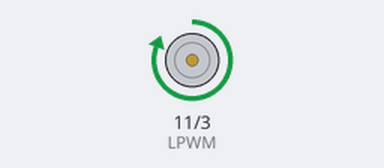
Bench run of a sketch on a simulated Arduino Uno, built with avr-gcc and run on an emulated ATmega328P. On the bench: motor-driver pin pairs drawn as motors (green arrow = first pin HIGH = forward, orange = second pin HIGH = backward, longer = more drive, scaled by the enable pin).

Above: at 5.6 s.
Timing chart, 0 to 8.0 s (numbered marks = the images above):
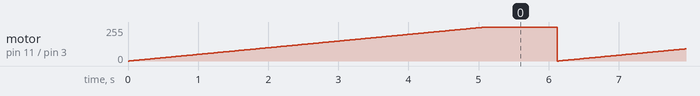

Measured:
- by itself, motor on pin 11 (LPWM) / pin 3 (RPWM): ramps from stopped to forward 255/255 and jumps back, once every 6.1 s

The sketch:

BTS7960B_Test2.ino
```cpp
  #define RPWM 3
  #define LPWM 11
  #define REN 8
  #define LEN 8
void setup() {
  pinMode(RPWM,OUTPUT);
  pinMode(LPWM,OUTPUT);
  pinMode(REN,OUTPUT);

// Timer/Counter 2 initialization
// Clock source: System Clock
// Clock value: 2000.000 kHz
// Mode: Fast PWM top=0xFF
// OC2A output: Non-Inverted PWM
// OC2B output: Disconnected
// Timer Period: 0.128 ms
// Output Pulse(s):
// OC2A Period: 0.128 ms Width: 0.038651 ms
ASSR=(0<<EXCLK) | (0<<AS2);
TCCR2A=(1<<COM2A1) | (0<<COM2A0) | (0<<COM2B1) | (0<<COM2B0) | (1<<WGM21) | (1<<WGM20);
TCCR2B=(0<<WGM22) | (0<<CS22) | (1<<CS21) | (0<<CS20);
TCNT2=0x00;
//OCR2A=0x4D;
OCR2A=0x00;
OCR2B=0x00;

/*
// Timer/Counter 4 initialization
// Clock source: System Clock
// Clock value: 2000.000 kHz
// Mode: Fast PWM top=0x00FF
// OC4A output: Non-Inverted PWM
// OC4B output: Non-Inverted PWM
// OC4C output: Disconnected
// Noise Canceler: Off
// Input Capture on Falling Edge
// Timer Period: 0.128 ms
// Output Pulse(s):
// OC4A Period: 0.128 ms Width: 0.032125 ms
// OC4B Period: 0.128 ms Width: 0.064251 ms
// Timer4 Overflow Interrupt: Off
// Input Capture Interrupt: Off
// Compare A Match Interrupt: Off
// Compare B Match Interrupt: Off
// Compare C Match Interrupt: Off
TCCR4A=(1<<COM4A1) | (0<<COM4A0) | (1<<COM4B1) | (0<<COM4B0) | (0<<COM4C1) | (0<<COM4C0) | (0<<WGM41) | (1<<WGM40);
TCCR4B=(0<<ICNC4) | (0<<ICES4) | (0<<WGM43) | (1<<WGM42) | (0<<CS42) | (1<<CS41) | (0<<CS40);
TCNT4H=0x00;
TCNT4L=0x00;
ICR4H=0x00;
ICR4L=0x00;
OCR4AH=0x00;
OCR4AL=0x40;
OCR4BH=0x00;
OCR4BL=0x80;
OCR4CH=0x00;
OCR4CL=0x00;
 */
}

void loop() {
  // put your main code here, to run repeatedly:
  digitalWrite(REN,HIGH);
  for(int i=0 ; i < 256 ; i++){
    OCR2A = i;
    delay(20);
  }
  delay(1000);
}
```
